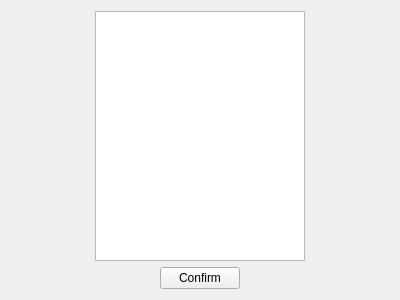
<?xml version="1.0" encoding="UTF-8"?>
<ui version="4.0">
 <class>AboutForm</class>
 <widget class="QWidget" name="AboutForm">
  <property name="windowModality">
   <enum>Qt::NonModal</enum>
  </property>
  <property name="geometry">
   <rect>
    <x>0</x>
    <y>0</y>
    <width>400</width>
    <height>300</height>
   </rect>
  </property>
  <property name="windowTitle">
   <string>亦三国</string>
  </property>
  <layout class="QHBoxLayout" name="horizontalLayout_2" stretch="2,5,2">
   <item>
    <spacer name="horizontalSpacer_4">
     <property name="orientation">
      <enum>Qt::Horizontal</enum>
     </property>
     <property name="sizeHint" stdset="0">
      <size>
       <width>79</width>
       <height>20</height>
      </size>
     </property>
    </spacer>
   </item>
   <item>
    <layout class="QVBoxLayout" name="verticalLayout" stretch="10,1">
     <item>
      <widget class="QTextBrowser" name="aboutMe"/>
     </item>
     <item>
      <layout class="QHBoxLayout" name="horizontalLayout" stretch="3,2,3">
       <item>
        <spacer name="horizontalSpacer_2">
         <property name="orientation">
          <enum>Qt::Horizontal</enum>
         </property>
         <property name="sizeHint" stdset="0">
          <size>
           <width>40</width>
           <height>20</height>
          </size>
         </property>
        </spacer>
       </item>
       <item>
        <widget class="QPushButton" name="confirm">
         <property name="text">
          <string>Confirm</string>
         </property>
        </widget>
       </item>
       <item>
        <spacer name="horizontalSpacer">
         <property name="orientation">
          <enum>Qt::Horizontal</enum>
         </property>
         <property name="sizeHint" stdset="0">
          <size>
           <width>40</width>
           <height>20</height>
          </size>
         </property>
        </spacer>
       </item>
      </layout>
     </item>
    </layout>
   </item>
   <item>
    <spacer name="horizontalSpacer_3">
     <property name="orientation">
      <enum>Qt::Horizontal</enum>
     </property>
     <property name="sizeHint" stdset="0">
      <size>
       <width>79</width>
       <height>20</height>
      </size>
     </property>
    </spacer>
   </item>
  </layout>
 </widget>
 <resources/>
 <connections/>
</ui>
